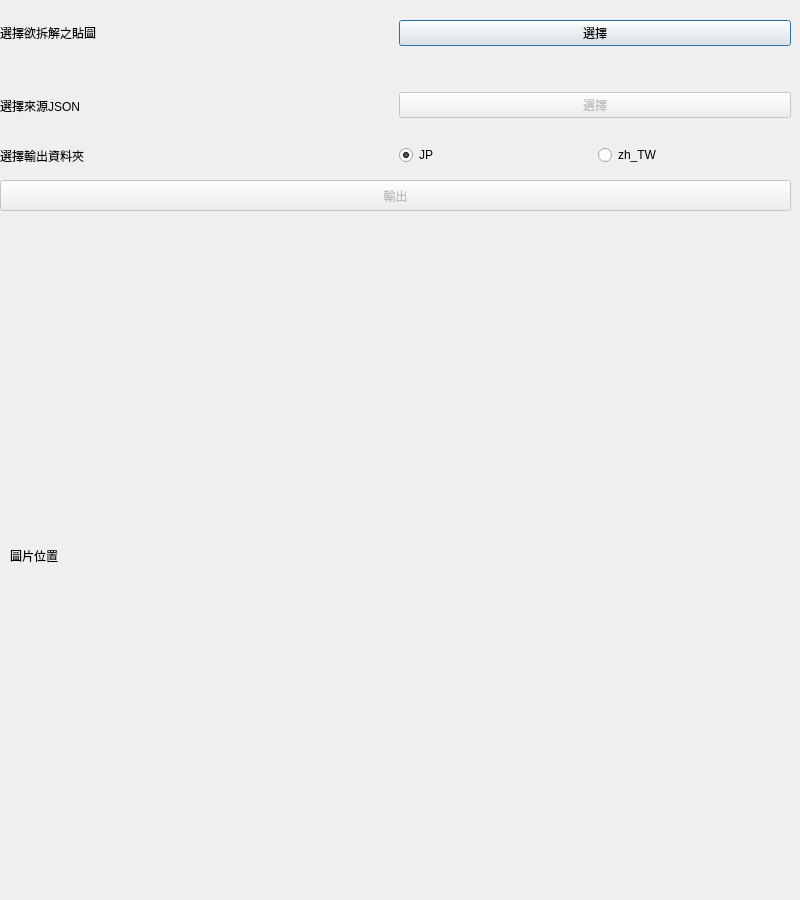
<?xml version="1.0" encoding="UTF-8"?>
<ui version="4.0">
 <class>Dialog</class>
 <widget class="QDialog" name="Dialog">
  <property name="geometry">
   <rect>
    <x>0</x>
    <y>0</y>
    <width>800</width>
    <height>900</height>
   </rect>
  </property>
  <property name="minimumSize">
   <size>
    <width>400</width>
    <height>550</height>
   </size>
  </property>
  <property name="baseSize">
   <size>
    <width>400</width>
    <height>550</height>
   </size>
  </property>
  <property name="windowTitle">
   <string>Texture Split</string>
  </property>
  <widget class="QWidget" name="horizontalLayoutWidget_2">
   <property name="geometry">
    <rect>
     <x>0</x>
     <y>20</y>
     <width>791</width>
     <height>51</height>
    </rect>
   </property>
   <layout class="QHBoxLayout" name="horizontalLayout_2">
    <property name="sizeConstraint">
     <enum>QLayout::SetMaximumSize</enum>
    </property>
    <item>
     <widget class="QLabel" name="label_2">
      <property name="text">
       <string>選擇欲拆解之貼圖</string>
      </property>
     </widget>
    </item>
    <item>
     <widget class="QPushButton" name="chooseTexture">
      <property name="text">
       <string>選擇</string>
      </property>
     </widget>
    </item>
   </layout>
  </widget>
  <widget class="QWidget" name="horizontalLayoutWidget_3">
   <property name="geometry">
    <rect>
     <x>0</x>
     <y>80</y>
     <width>791</width>
     <height>51</height>
    </rect>
   </property>
   <layout class="QHBoxLayout" name="horizontalLayout_3">
    <item>
     <widget class="QLabel" name="label_3">
      <property name="text">
       <string>選擇來源JSON</string>
      </property>
     </widget>
    </item>
    <item>
     <widget class="QPushButton" name="chooseJSON">
      <property name="enabled">
       <bool>false</bool>
      </property>
      <property name="text">
       <string>選擇</string>
      </property>
      <property name="checkable">
       <bool>false</bool>
      </property>
     </widget>
    </item>
   </layout>
  </widget>
  <widget class="QWidget" name="horizontalLayoutWidget_4">
   <property name="geometry">
    <rect>
     <x>0</x>
     <y>140</y>
     <width>791</width>
     <height>31</height>
    </rect>
   </property>
   <layout class="QHBoxLayout" name="horizontalLayout_4">
    <item>
     <widget class="QLabel" name="label">
      <property name="text">
       <string>選擇輸出資料夾</string>
      </property>
     </widget>
    </item>
    <item>
     <layout class="QHBoxLayout" name="horizontalLayout">
      <item>
       <widget class="QRadioButton" name="JP">
        <property name="text">
         <string>JP</string>
        </property>
        <property name="checked">
         <bool>true</bool>
        </property>
       </widget>
      </item>
      <item>
       <widget class="QRadioButton" name="zh_TW">
        <property name="text">
         <string>zh_TW</string>
        </property>
       </widget>
      </item>
     </layout>
    </item>
   </layout>
  </widget>
  <widget class="QPushButton" name="Run">
   <property name="enabled">
    <bool>false</bool>
   </property>
   <property name="geometry">
    <rect>
     <x>0</x>
     <y>180</y>
     <width>791</width>
     <height>31</height>
    </rect>
   </property>
   <property name="text">
    <string>輸出</string>
   </property>
  </widget>
  <widget class="QLabel" name="label_Image">
   <property name="geometry">
    <rect>
     <x>10</x>
     <y>220</y>
     <width>781</width>
     <height>671</height>
    </rect>
   </property>
   <property name="text">
    <string>圖片位置</string>
   </property>
   <property name="scaledContents">
    <bool>true</bool>
   </property>
  </widget>
 </widget>
 <resources/>
 <connections/>
</ui>
